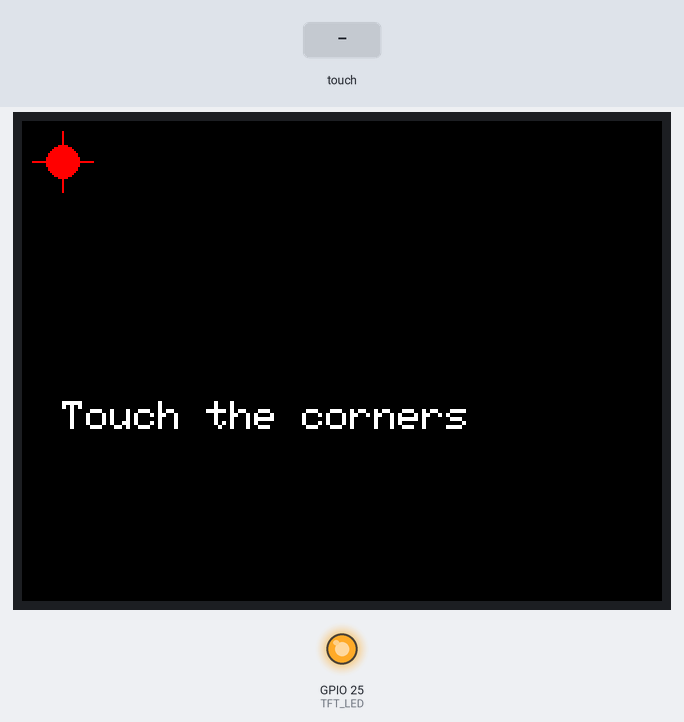
Simulated run of this program. Board: ESP32. Shown: 320×240 colour display, output pins drawn as LEDs (lit = HIGH). The test bench sets the inputs (shaded band). EEPROM starts erased; what the program prints to the serial monitor is not drawn.

Above: at 4.5 s.
4.6 s: touch panel pressed at 13 % / 10 % of its raw x / y range
At 5.7 s:
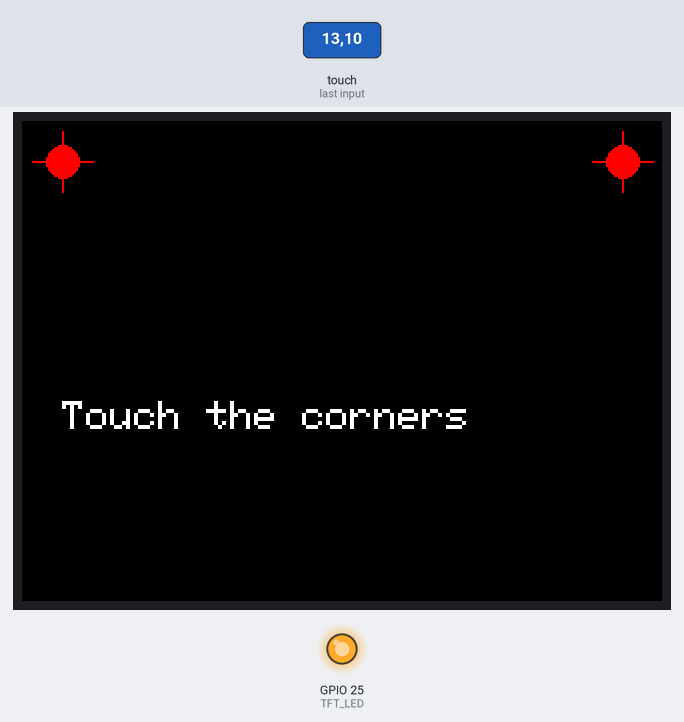
6.2 s: touch panel pressed at 38 % / 10 % of its raw x / y range
At 7.0 s:
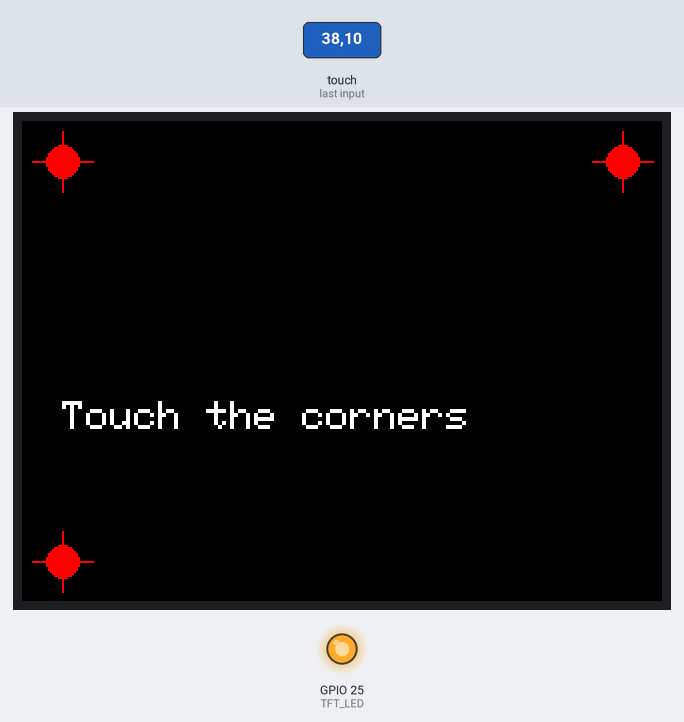
7.8 s: touch panel pressed at 62 % / 10 % of its raw x / y range
At 9.0 s:
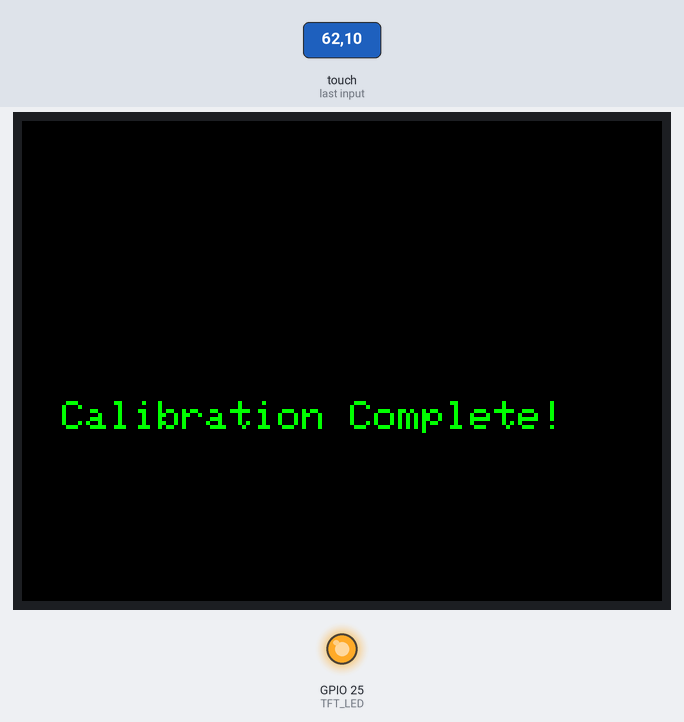
10.8 s: touch panel pressed at 87 % / 10 % of its raw x / y range
At 11.3 s:
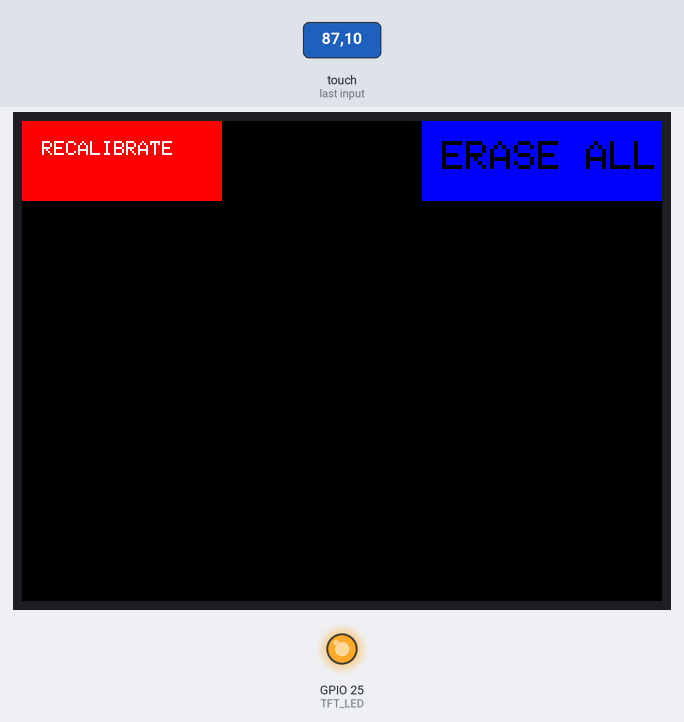
13.8 s: touch panel pressed at 13 % / 30 % of its raw x / y range
At 14.6 s:
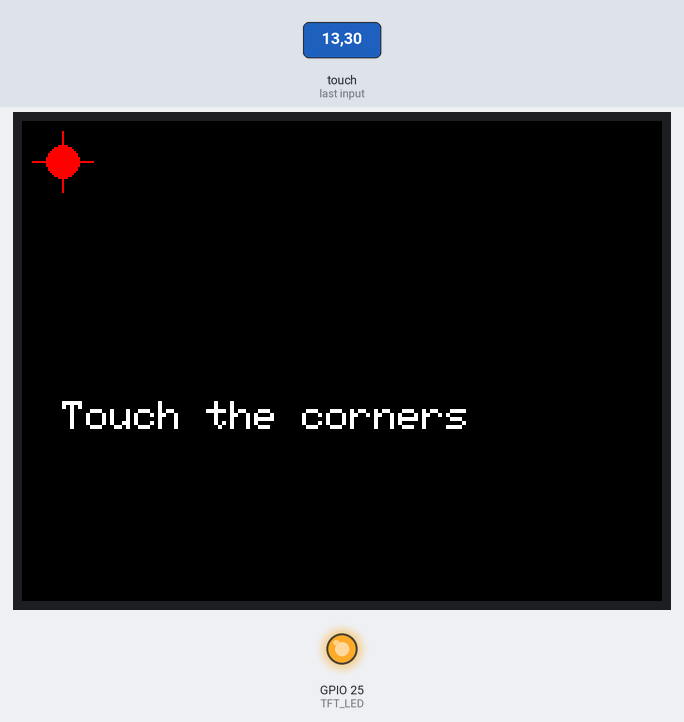
Timing chart, 0 to 16.3 s (numbered marks = the images above; inputs shaded):
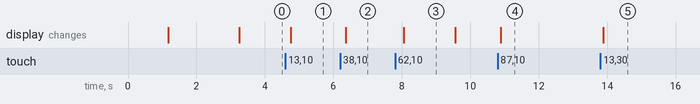

The program:

main.cpp
```cpp
#include <Arduino.h>
#include <SPI.h>
#include <EEPROM.h>
#include <Adafruit_GFX.h>
#include <Adafruit_ILI9341.h>
#include <XPT2046_Touchscreen.h>

// Display pins
#define TFT_CS 5
#define TFT_RST 27
#define TFT_DC 21
#define TFT_MOSI 13
#define TFT_CLK 14
#define TFT_LED 25
#define TFT_MISO 12

// Touch pins
#define TOUCH_CS 26
#define TOUCH_DIN 23
#define TOUCH_DO 19
#define TOUCH_CLK 18

// EEPROM configuration for ESP32
#define EEPROM_SIZE 64
#define CALIBRATION_MAGIC 0xCAFE
#define CALIBRATION_ADDR_MAGIC 0
#define CALIBRATION_ADDR_XMIN 4
#define CALIBRATION_ADDR_XMAX 8
#define CALIBRATION_ADDR_YMIN 12
#define CALIBRATION_ADDR_YMAX 16

Adafruit_ILI9341 tft = Adafruit_ILI9341(TFT_CS, TFT_DC, TFT_MOSI, TFT_CLK, TFT_RST, TFT_MISO);
XPT2046_Touchscreen ts(TOUCH_CS);

bool newCommandReceived = false;
bool lastCommandFulfilled = false;

#define ERASE_BTN_X 200
#define ERASE_BTN_Y 0
#define ERASE_BTN_W 120
#define ERASE_BTN_H 40
#define ROTATION 3

bool calibrated = false;
int xMinVal, xMaxVal, yMinVal, yMaxVal;

void drawCross(int x, int y)
{
  tft.fillCircle(x, y, 8, ILI9341_RED);
  tft.drawLine(x - 15, y, x + 15, y, ILI9341_RED);
  tft.drawLine(x, y - 15, x, y + 15, ILI9341_RED);
  delay(500);
}

TS_Point getTouchPoint()
{
  while (!ts.touched())
    delay(10);
  TS_Point p = ts.getPoint();
  while (ts.touched())
    delay(10);
  return p;
}

void saveCalibrationToEEPROM()
{
  Serial.println("Saving calibration to EEPROM...");
  Serial.printf("Values to save - Xmin:%d Xmax:%d Ymin:%d Ymax:%d\n", xMinVal, xMaxVal, yMinVal, yMaxVal);

  // Write magic number
  EEPROM.writeUShort(CALIBRATION_ADDR_MAGIC, CALIBRATION_MAGIC);

  // Write calibration values
  EEPROM.writeInt(CALIBRATION_ADDR_XMIN, xMinVal);
  EEPROM.writeInt(CALIBRATION_ADDR_XMAX, xMaxVal);
  EEPROM.writeInt(CALIBRATION_ADDR_YMIN, yMinVal);
  EEPROM.writeInt(CALIBRATION_ADDR_YMAX, yMaxVal);

  // Commit changes to flash
  if (EEPROM.commit())
  {
    Serial.println("✓ Calibration data saved to EEPROM successfully");
  }
  else
  {
    Serial.println("✗ Failed to save calibration data to EEPROM");
  }
}

bool loadCalibrationFromEEPROM()
{
  Serial.println("Attempting to load calibration from EEPROM...");

  // Read magic number
  uint16_t magic = EEPROM.readUShort(CALIBRATION_ADDR_MAGIC);
  Serial.printf("Magic number read: 0x%04X (expected: 0x%04X)\n", magic, CALIBRATION_MAGIC);

  if (magic == CALIBRATION_MAGIC)
  {
    // Read calibration values exactly as saved
    xMinVal = EEPROM.readInt(CALIBRATION_ADDR_XMIN);
    xMaxVal = EEPROM.readInt(CALIBRATION_ADDR_XMAX);
    yMinVal = EEPROM.readInt(CALIBRATION_ADDR_YMIN);
    yMaxVal = EEPROM.readInt(CALIBRATION_ADDR_YMAX);

    Serial.printf("Loaded values - Xmin:%d Xmax:%d Ymin:%d Ymax:%d\n", xMinVal, xMaxVal, yMinVal, yMaxVal);

    // Simple validation - just check they're non-zero
    if (xMinVal != 0 && xMaxVal != 0 && yMinVal != 0 && yMaxVal != 0)
    {
      calibrated = true;
      Serial.println("✓ Calibration data loaded from EEPROM");
      return true;
    }
    else
    {
      Serial.println("✗ Loaded calibration data contains zeros");
      calibrated = false;
    }
  }
  else
  {
    Serial.println("✗ No valid calibration magic number found");
    calibrated = false;
  }

  return false;
}

void calibrateScreen()
{
  tft.fillScreen(ILI9341_BLACK);
  tft.setCursor(20, 140);
  tft.setTextColor(ILI9341_WHITE);
  tft.setTextSize(2);
  tft.print("Touch the corners");

  // Corner 1: top left
  drawCross(20, 20);
  TS_Point p = getTouchPoint();
  xMinVal = p.x;
  yMinVal = p.y;
  Serial.printf("Top-left - X:%d Y:%d\n", xMinVal, yMinVal);

  // Corner 2: top right
  drawCross(tft.width() - 20, 20);
  p = getTouchPoint();
  xMaxVal = p.x;
  Serial.printf("Top-right - X:%d\n", xMaxVal);

  // Corner 3: bottom left
  drawCross(20, tft.height() - 20);
  p = getTouchPoint();
  yMaxVal = p.y;
  Serial.printf("Bottom-left - Y:%d\n", yMaxVal);

  calibrated = true;

  // Save the calibration data automatically
  saveCalibrationToEEPROM();

  tft.fillScreen(ILI9341_BLACK);
  tft.setCursor(20, 140);
  tft.setTextColor(ILI9341_GREEN);
  tft.setTextSize(2);
  tft.print("Calibration Complete!");
  delay(1500);
}

void drawEraseBtn()
{
  tft.fillRect(ERASE_BTN_X, ERASE_BTN_Y, ERASE_BTN_W, ERASE_BTN_H, ILI9341_BLUE);
  tft.setCursor(ERASE_BTN_X + 10, ERASE_BTN_Y + 10);
  tft.setTextColor(ILI9341_BLACK);
  tft.setTextSize(2);
  tft.print("ERASE ALL");
}

void drawRecalibrateBtn()
{
  tft.fillRect(0, 0, 100, 40, ILI9341_RED);
  tft.setCursor(10, 10);
  tft.setTextColor(ILI9341_WHITE);
  tft.setTextSize(1);
  tft.print("RECALIBRATE");
}

void setup()
{
  Serial.begin(115200);
  Serial2.begin(9600);

  delay(1000);
  Serial.println("\n\n=== ESP32 Touch Screen Starting ===");

  pinMode(TFT_LED, OUTPUT);
  digitalWrite(TFT_LED, HIGH);

  tft.begin();
  ts.begin();
  ts.setRotation(ROTATION);
  tft.setRotation(ROTATION);

  // Initialize EEPROM with size
  EEPROM.begin(EEPROM_SIZE);
  Serial.printf("EEPROM initialized with size: %d bytes\n", EEPROM_SIZE);

  drawEraseBtn();
  drawRecalibrateBtn();

  // Try to load existing calibration
  if (!loadCalibrationFromEEPROM())
  {
    Serial.println("No valid calibration found, starting calibration...");
    delay(2000);
    calibrateScreen();
  }
  else
  {
    Serial.println("Using saved calibration data");
    tft.fillScreen(ILI9341_BLACK);
    tft.setCursor(20, 140);
    tft.setTextColor(ILI9341_GREEN);
    tft.setTextSize(2);
    tft.print("Calibration Loaded!");
    delay(1500);
  }

  drawEraseBtn();
  drawRecalibrateBtn();

  Serial.println("Setup complete, ready for touch input");
}

int command = -1;

int getCommandFromSerial()
{
  if (Serial2.available())
  {
    String msg = Serial2.readStringUntil('\n');
    int index = msg.indexOf(':');

    if (index != -1)
    {
      String num = msg.substring(index + 1);
      num.trim();
      return num.toInt();
    }
  }
  return -1;
}

void processCommand(int cmd)
{
  switch (cmd)
  {
  case 1:
    Serial.println("Executing command 1");
    break;
  case 2:
    Serial.println("Executing command 2");
    break;
  case 99:
    Serial.println("Forcing recalibration");
    calibrateScreen();
    drawEraseBtn();
    drawRecalibrateBtn();
    break;
  default:
    break;
  }
}

void processTouch()
{
  if (!ts.touched())
    return;

  TS_Point raw = ts.getPoint();

  // Map raw to screen using the calibration values directly
  int sx = map(raw.x, xMinVal, xMaxVal, 0, tft.width());
  int sy = map(raw.y, yMinVal, yMaxVal, 0, tft.height());

  // Bound check
  if (sx < 0)
    sx = 0;
  if (sy < 0)
    sy = 0;
  if (sx > tft.width())
    sx = tft.width();
  if (sy > tft.height())
    sy = tft.height();

  // Erase button
  if (sx >= ERASE_BTN_X && sx <= ERASE_BTN_X + ERASE_BTN_W &&
      sy >= ERASE_BTN_Y && sy <= ERASE_BTN_Y + ERASE_BTN_H)
  {
    tft.fillScreen(ILI9341_BLACK);
    drawEraseBtn();
    drawRecalibrateBtn();
    delay(200);
    return;
  }

  // Recalibrate button
  if (sx >= 0 && sx <= 100 &&
      sy >= 0 && sy <= 40)
  {
    calibrateScreen();
    drawEraseBtn();
    drawRecalibrateBtn();
    delay(200);
    return;
  }

  // Draw point
  tft.fillCircle(sx, sy, 2, ILI9341_YELLOW);
  delay(10);
}

void loop()
{
  command = getCommandFromSerial();

  if (command != -1)
  {
    Serial.print("Received command: ");
    Serial.println(command);
    newCommandReceived = true;
  }

  if (newCommandReceived)
  {
    processCommand(command);
    newCommandReceived = false;
  }

  if (lastCommandFulfilled)
  {
    Serial.println("Last command fulfilled, ready for next command.");
    command = -1;
  }

  processTouch();
}
```

Measured:
- after the input at 4.6 s, the display: changes after 0.16 s (image 1)
- after the input at 6.2 s, the display: changes after 0.16 s (image 2)
- after the input at 7.8 s, the display: changes after 0.25 s (image 3)
- after the input at 10.8 s, the display: changes after 0.09 s (image 4)
- after the input at 13.8 s, the display: changes after 0.08 s (image 5)
- what the display in image 3 shows lasts 1.6 s, from 8.0 s to 9.6 s
